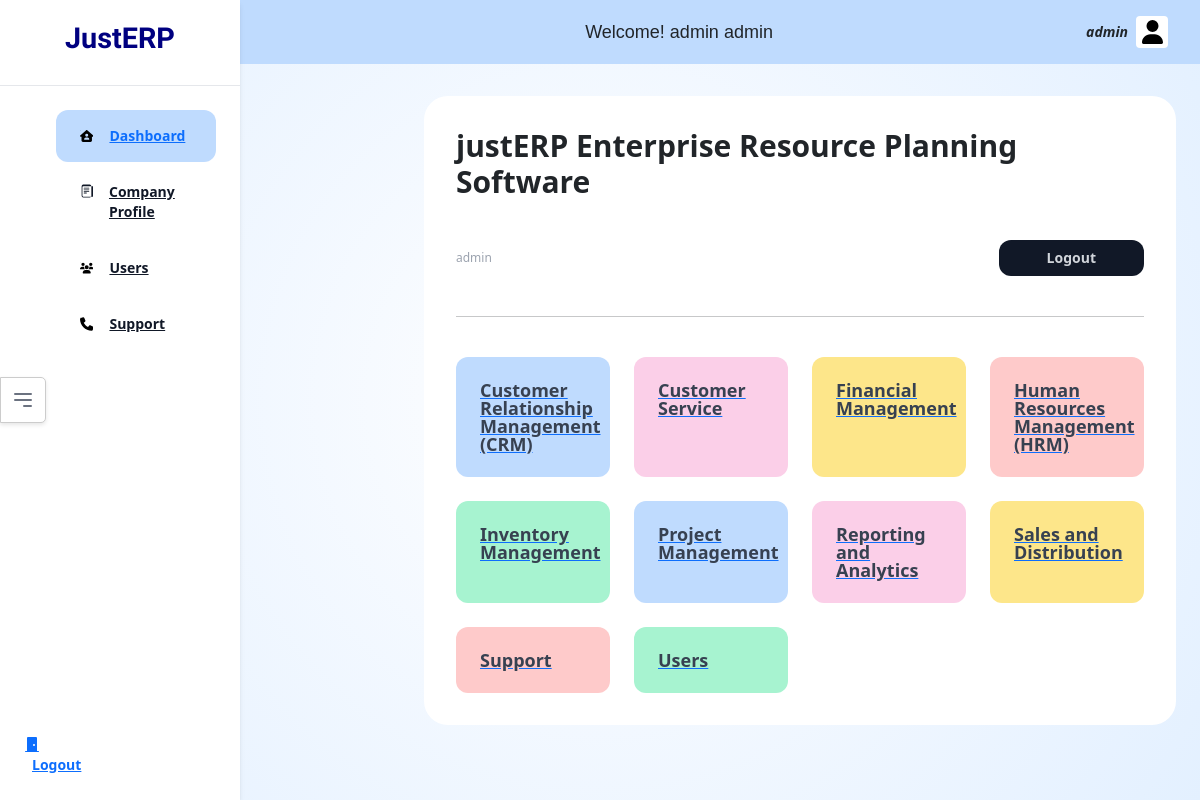
/home/dashboard/ (signed in), run on the app's committed database.
### authapp/models.py (models this page shows, shortened)
class CustomUser(AbstractBaseUser, PermissionsMixin):
    username = models.CharField(max_length=150, unique=True)
    email = models.EmailField(unique=True)
    first_name = models.CharField(max_length=30)
    last_name = models.CharField(max_length=30)
    company=models.ForeignKey(CompanyProfile, on_delete=models.CASCADE, null=True)
    type = models.CharField(max_length=10, choices=[('root', 'Root'), ('normal', 'Normal')], default='normal')
    is_active = models.BooleanField(default=True)
    is_staff = models.BooleanField(default=False)
    permissions=models.ManyToManyField(Permission)
    date_joined = models.DateTimeField(default=timezone.now)
    objects = CustomUserManager()
    USERNAME_FIELD = 'email'
    REQUIRED_FIELDS = ['company','username', 'first_name', 'last_name']

class CompanyProfile(models.Model):
    company_id=models.AutoField(primary_key=True)
    company_name = models.CharField(max_length=100)
    contact_person_name = models.CharField(max_length=100)
    contact_email = models.EmailField()
    contact_phone = models.CharField(max_length=20)
    company_address = models.TextField(blank=True, null=True)
    business_description = models.TextField()
    country = CountryField()
    registration_number = models.CharField(max_length=100, blank=True, null=True)
    budget = models.DecimalField(max_digits=10, decimal_places=2)
    created_at = models.DateTimeField(auto_now_add=True)
    updated_at = models.DateTimeField(auto_now=True)

### home/models.py (models this page shows, shortened)
class CompanyModule(models.Model):
    cm_id=models.AutoField(primary_key=True)
    company = models.ForeignKey('authapp.CompanyProfile', on_delete=models.CASCADE)
    module= models.ForeignKey(Module, on_delete=models.CASCADE)

class Module(models.Model):
    module_id=models.AutoField(primary_key=True)
    module_code=models.SlugField(max_length=100, unique=True, blank=True)
    module_name=models.CharField(max_length=200)

### home/views.py (the view)
# urls.py: path('dashboard/', views.dashboard, name="dashboard"),
@login_required
def dashboard(request):
    user=request.user
    if user.is_authenticated:
        company=CompanyProfile.objects.get(pk=user.company.company_id)
        modules_installed=CompanyModule.objects.filter(company=company)
        context={'company_id':user.company.company_id,'company_name':user.company.company_name, 'username':user.username, 'first_name':user.first_name, 'last_name': user.last_name, 'email': user.email, 'modules':modules_installed}
        return render(request, 'home/dashboard.html', context)
    else:
        return redirect('/auth/login/')

### templates/home/dashboard.html (shortened to what this page needs)
{% extends "home/base.html" %}
{% block activedash %}200{% endblock %}
{% block body %}
  <div class="max-w-4xl mx-auto">
    <div class="bg-white rounded-3xl p-8 mb-5">
      <h1 class="text-3xl font-bold mb-10">
        {{ company_name }} Enterprise Resource Planning Software
      </h1>
      <div class="flex items-center justify-between">
        <div class="flex items-stretch">
          <div class="text-gray-400 text-xs">{{ username }}</div>
        </div>
        <div class="flex items-center gap-x-2">
              <path
                d="M8 15c4.418 0 8-3.134 8-7s-3.582-7-8-7-8 3.134-8 7c0 1.76.743 3.37 1.97 4.6-.097 1.016-.417 2.13-.771 2.966-.079.186.074.394.273.362 2.256-.37 3.597-.938 4.18-1.234A9.06 9.06 0 0 0 8 15z"
              />
          <a href="/auth/logout/">
            <button
            type="button"
            class="inline-flex items-center justify-center h-9 px-5 rounded-xl bg-gray-900 text-gray-300 hover:text-white text-sm font-semibold transition"
          >
            Logout
          </button>
          </a>
        </div>
      </div>
      <hr class="my-10" />
      <div class="grid grid-cols-4 gap-6">
        {% for module in modules %}
        <a href="/{{ module.module.module_code }}" class="p-4 bg-{% cycle 'blue' 'pink' 'yellow' 'red' 'green' %}-200 rounded-xl">
          <div class="font-bold text-lg text-gray-700 leading-none">{{ module.module.module_name }}</div>
        </a>
        {% endfor %}
      </div>
    </div>
  </div>
{% endblock %}

### templates/home/base.html (shortened to what this page needs)
<!DOCTYPE html>
<html lang="en">
  <head>
    {% load static %}
    <link
      href="https://cdn.jsdelivr.net/npm/tailwindcss@2.2.19/dist/tailwind.min.css"
      rel="stylesheet"
    />
    <link href="https://stackpath.bootstrapcdn.com/bootstrap/5.1.3/css/bootstrap.min.css" rel="stylesheet">
   <link rel="stylesheet" href="{% static 'css/base.css' %}">
  </head>
  <body class="relative bg-blue-50 overflow-hidden max-h-screen">
    <header class="fixed right-0 top-0 left-60 bg-blue-200 py-3 px-4 h-16">
      <div class="max-w-4xl mx-auto">
        <div  class="flex items-center justify-between">
          <div class="text-lg custom-font font-bold">Welcome! {{ first_name }} {{ last_name }}</div>
          <button id="custom-flex" type="button" data-bs-container="body" data-bs-toggle="popover" data-bs-html="true" data-bs-placement="bottom" data-bs-content="
          <div id='popover-box'>
            <div id='inner-content-user'>
              <div id='left-partition-user'>
                <span class=' img-border inline-flex items-center justify-center  text-gray-600 text-xs rounded bg-white transition ml-2'>
                  <img class='size-custom-i' src='{% static 'images/user-img.png' %}' alt=''>
                </span>
              </div>
              <div id='right-partition-user'>
                <div class='hidden lg:flex lg:flex-1 lg:justify-end'>
                  <a href='/auth/logout/' class='text-sm font-bold leading-6 text-gray-900'>Logout <span aria-hidden='true'>&rarr;</span></a>
                </div>
              </div>
            </div>
            <div class='user-details'>
              <p class='user-name'>{{ first_name }} {{ last_name }}</p>
              <p class='username'>{{ username }}</p>
              <a class='user-email' href='mailto:{{ email }}'>{{ email }}</a>
              <hr class='left-side-breaker'>
              <p id='company-written'>Company</p>
              <a href='/home/company-profile/' class='user-email'> <p class='user-company'>{{ company_name }}</p></a>
            </div>
          </div>
        ">
              <span class="text-sm"><em><b>{{ username }}</b></em></span>
              <span
                class="inline-flex items-center justify-center w-8 h-8 text-gray-600 text-xs rounded bg-white transition ml-2"
              >
              </span>
          </button>
        </div>
      </div>
    </header>
  <aside class="fixed inset-y-0 left-0 bg-white shadow-md max-h-screen w-60">
    <div class="flex flex-col justify-between h-full">
        <div class="flex-grow">
          <div class="px-4 py-6 text-center border-b">
            <h1 class="text-xl font-bold leading-none">
              <span class="main-logo-design">JustERP</span>
            </h1>
          </div>
          <div class="p-4">
            <ul class="space-y-1">
              <li>
                <a
                  href="/home/dashboard/"
                  class="flex items-center bg-blue-{% block activedash %}{% endblock %} rounded-xl font-bold text-sm  py-3 px-4"
                >
                  Dashboard
                </a>
              </li>
              <li>
                <a
                  href="/home/company-profile/"
                  class="flex bg-blue-{% block activecp %}{% endblock %} hover:bg-blue-50 rounded-xl font-bold text-sm text-gray-900 py-3 px-4"
                >
                  Company Profile
                </a>
              </li>
              <li>
                <a
                  href="javascript:void(0)"
                  class="flex bg-blue-{% block activeusers %}{% endblock %} hover:bg-blue-50 rounded-xl font-bold text-sm text-gray-900 py-3 px-4"
                >
                  Users
                </a>
              </li>
              <li>
                <a
                  href="javascript:void(0)"
                  class="flex bg-blue-{% block activesupport %}{% endblock %} hover:bg-blue-50 rounded-xl font-bold text-sm text-gray-900 py-3 px-4"
                >
                  Support
                </a>
              </li>
            </ul>
          </div>
        </div>
        <a href="/auth/logout" id="sidebar-logout">
          <div class="p-4">
            <svg
              xmlns="http://www.w3.org/2000/svg"
              width="1em"
              height="1em"
              fill="currentColor"
              class=""
              viewBox="0 0 16 16"
            >
              <path
                d="M12 1a1 1 0 0 1 1 1v13h1.5a.5.5 0 0 1 0 1h-13a.5.5 0 0 1 0-1H3V2a1 1 0 0 1 1-1h8zm-2 9a1 1 0 1 0 0-2 1 1 0 0 0 0 2z"
              />
            </svg>
          <span class="font-bold text-sm ml-2">Logout</span>
        </div>
        </a>
    </div>
  </aside>
    <main class="ml-60 pt-16 max-h-screen overflow-auto">
      <div class="custt-outer">
        <button id="toggle-sidebar" class="text-gray-500 focus:outline-none">
          <svg xmlns="http://www.w3.org/2000/svg" class="h-6 w-6" fill="none" viewBox="0 0 24 24" stroke="currentColor">
            <path stroke-linecap="round" stroke-linejoin="round" stroke-width="2" d="M4 6h16M4 12h16m-7 6h7" />
          </svg>
        </button>
        <div class="px-6 py-8 main-area">
            {% block body %}{% endblock %}
        </div>
      </div>
    </main>
  </body>
</html>

### static/css/base.css (style rules this page uses)
body { background: rgb(255, 231, 241)!important; background: radial-gradient( circle, rgba(255, 227, 239, 0.01) 0%, #e3f0ff 100% )!important; }
.main-logo-design { font-size: 1.8rem; color: navy; font-weight: bold; font-family: "Satisfy", cursive; }
.custom-font { font-family: "Hind Siliguri", sans-serif; font-weight: 300; font-style: normal; }
.size-custom { height:75%; }
#custom-flex { display: flex; flex-direction: row; justify-content: space-between; align-items: center; }
.custom-icon { width: 12%; margin-right: 1rem; }
.custt-outer { display: flex; flex-direction: row; align-items: center; }
.main-area { margin-left: 10rem; }
#toggle-sidebar { position: fixed; top: 50%; left: 0; transform: translateY(-50%); z-index: 1000; background-color: #ffffff; border: 1px solid #ccc; border-radius: 0 5px 5px 0; padding: 10px; box-shadow: 0 2px 4px rgba(0, 0, 0, 0.1); }

### data on the page
CustomUser: first_name "admin", last_name "admin", username "admin"
CompanyProfile: company_name "justERP"
CompanyModule: module.module_name "Customer Relationship Management (CRM)"
CompanyModule: module.module_name "Customer Service"
CompanyModule: module.module_name "Financial Management"
CompanyModule: module.module_name "Human Resources Management (HRM)"
CompanyModule: module.module_name "Inventory Management"
CompanyModule: module.module_name "Project Management"
CompanyModule: module.module_name "Reporting and Analytics"
CompanyModule: module.module_name "Sales and Distribution"
CompanyModule: module.module_name "Support"
CompanyModule: module.module_name "Users"
